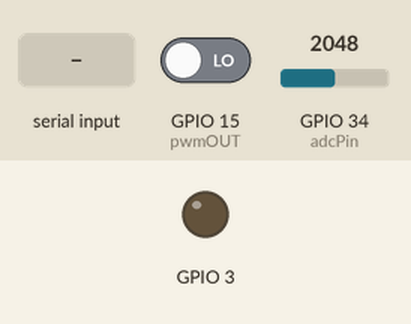
Recording of a program running on a simulated ESP32 board running MicroPython. On the bench: output pins drawn as LEDs (lit = HIGH). The inputs (shaded band) are chosen by the test bench; at power-on: GPIO 15 (pwmOUT) LOW, GPIO 34 (adcPin) = 2048 (analog values on the 0–4095 scale). The clock reads 2024-03-15 10:24:30 at power-on unless the program sets it; files the program writes start out absent; library files of the repository ran but are not shown: ulogging.py; what the program prints to the serial console is not drawn.

Above: at 1.2 s.
1.3 s: "1" typed at the serial console, then Enter
2.8 s: "2" typed at the serial console, then Enter
4.3 s: "3" typed at the serial console, then Enter
At 15.4 s:
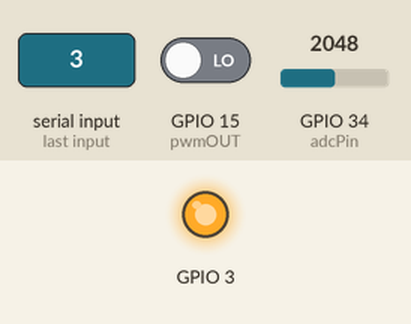
At 26.53 s:
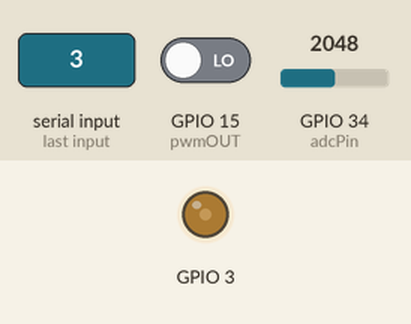
Timing chart, 0 to 27.1 s (numbered marks = the images above; inputs shaded):
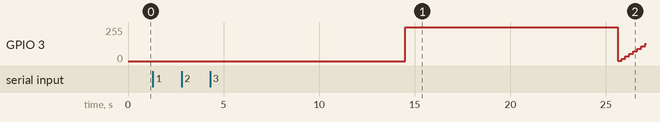

Measured:
- after the input at 1.3 s, every drawn part: stays the same
- after the input at 2.8 s, every drawn part: stays the same
- after the input at 4.3 s, GPIO 3: 0/255 → 255/255 after 10.2 s, → 1/255 11.1 s later, → 18/255 0.21 s later, → 37/255 0.21 s later, … (9 changes in this stretch)

The program:

main.py
```python
from machine import Pin, PWM, ADC
from time import sleep
from mytools import valmap, pcolor
import ulogging, utime, math, esp, gc, micropython, sys
from encoder import Encoder
esp.osdebug(None)
gc.collect()
micropython.alloc_emergency_exception_buf(100)
'''
Pins 32-39 - ADC
Pins 34-39 are input only, and also do not have internal pull-up resistors. But can be used for ADC
 VP(36), VN(39) are input only
Pins 6, 7, 8, 11, 16, and 17 are used for connecting the embedded flash, and are not recommended for other uses
Pins high at boot GPIO 1,3,5,6-11,14,15
Reboot - (EN) is the 3.3V enable pin. Connect to ground to restart
Pin2 is connected to internal led (fails pull_up)

According to o-scope the PWM output was accurate. But reading PWM at 10MHz had large error
'''
def run_GPIO_test(testingpins, resultsfile):
    pinlist = testingpins
    file = resultsfile
    mode = 'a'
    ulogging.basicConfig(level=10) # Change logger global settings
    logger = ulogging.getLogger(__name__)
    logger.info("GPIO Pin test on pins: {0}".format(pinlist))
    logger.info("Results written to file: {0}".format(file))
    logger.info("Pin {0} used for PWM and {1} used for adc so not included in testing".format(encoderPin, adcPin))
    with open(file, mode) as f:
        f.write("\nPin {0} used for PWM and {1} used for adc so not included in testing".format(encoderPin, adcPin))

    adc = ADC(Pin(adcPin))           # Pin 34 is used for ADC and left out of pins tested below
    adc.atten(ADC.ATTN_11DB)
    adc.width(ADC.WIDTH_12BIT)
    # Measure pin out hi/lo and then pin in with internal up/down resistor
    logger.info("I/O HI/LO AND UP/DOWN RESISTOR MEASUREMENT STARTING")
    logger.warning("CONNECT ADC PIN {0} TO {1}".format(adcPin, pinlist[0]))
    sleep(10)
    logger.info("PIN, TEST, IN_PUP/PWM_ERROR%, IN_PUP_V, IN_PDOWN, IN_PDOWN_V, OUT_LO, OUT_HI")
    with open(file, mode) as f:
        f.write("\nPIN, (freq), (duty), TEST, IN_PUP/PWM_ERROR%, IN_PUP_V, IN_PDOWN, IN_PDOWN_V, OUT_LO, OUT_HI")
    for i, testpin in enumerate(pinlist):
        #PIN OUT TESTING (HI/LOW)
        volt_out_lo = "na"
        volt_out_hi = "na"
        if testpin < 34:
            test_out = Pin(testpin, Pin.OUT)
            test_out.value(0)
            sleep(0.2)
            volt_out_lo = valmap(adc.read(), 0, 4095, 0, 3.3)
            if volt_out_lo < 0.1:
                logger.debug("{0}, OUT, 0, {1}".format(testpin, volt_out_lo))
            else:
                logger.error("{0}, OUT, 0, {1}".format(testpin, volt_out_lo))
            test_out.value(1)
            sleep(0.2)
            volt_out_hi = valmap(adc.read(), 0, 4095, 0, 3.3)
            if volt_out_hi > 3.2:
                logger.debug("{0}, OUT, 1, {1}".format(testpin, volt_out_hi))
            else:
                logger.error("{0}, OUT, 1, {1}".format(testpin, volt_out_hi))
            sleep(0.5)

        #PIN IN TESTING WITH BOTH PULLED_UP AND PULLED_DOWN
        test_in = Pin(testpin, Pin.IN, Pin.PULL_UP)
        sleep(0.2)
        test_in_up, volt_in_up = test_in.value(), valmap(adc.read(), 0, 4095, 0, 3.3)
        if volt_in_up > 3.2:
            logger.debug("{0}, IN, PULLED_UP, {1}, {2}".format(testpin, volt_in_up, test_in.value()))
        else:
            logger.error("{0}, IN, PULLED_UP, {1}, {2}".format(testpin, volt_in_up, test_in.value()))
        test_in = Pin(testpin, Pin.IN, Pin.PULL_DOWN)
        sleep(0.2)
        test_in_dwn, volt_in_dwn = test_in.value(), valmap(adc.read(), 0, 4095, 0, 3.3)
        if volt_in_dwn < 0.1:
            logger.debug("{0}, IN, PULLED_DOWN, {1}, {2}".format(testpin, volt_in_dwn, test_in.value()))
        else:
            logger.error("{0}, IN, PULLED_DOWN, {1}, {2}".format(testpin, volt_in_dwn, test_in.value()))
        logger.info("IO({0},input,output), IO, {1}, {2:.2f}, {3}, {4:.2f}, {5}, {6}".format(testpin, test_in_up, volt_in_up, test_in_dwn, volt_in_dwn, volt_out_lo, volt_out_hi))
        with open(file, mode) as f:
            f.write("\nIO({0},input,output), IO, {1}, {2:.2f}, {3}, {4:.2f}, {5}, {6}".format(testpin, test_in_up, volt_in_up, test_in_dwn, volt_in_dwn, volt_out_lo, volt_out_hi))
        if i < (len(pinlist)-1):
            logger.warning("CHANGE TO PIN {0}".format(pinlist[i+1]))
            sleep(5)


    # Create PWM signal. Can measure with o-scope or use encoder library to measure signal below
    logger.info("PWM OUTPUT/INPUT STARTING")
    freqout = 100       # Setup pin for outputing PWM to be read by other pins
    dutyout = 512
    logger.info("PWM USING PIN {0} TO CREATE SIGNAL AT {1}Hz and DC {2}".format(encoderPin, freqout, dutyout))
    logger.warning("CONNECT PWM PIN {0} TO {1}".format(encoderPin, pinlist[0]))
    sleep(10)
    # can set frequency 1-40MHz (higher freq has lower duty resolution)
    # duty cycle from 0 to 1023 (0-100%) duty cycle
    # can use pwm.freq() and pwm.duty() to retrieve current settings.
    frequency = [100, 1000, 10000]
    for i, pin in enumerate(pinlist):
        period = Encoder(encoderPin)  # Setup pin for reading PWM from other pins
        if pin < 34:
            pwmPin = PWM(Pin(pin))
            # one line PWM(Pin(2), freq=500, duty=512)
            for freq in frequency:
                pwmPin.freq(freq)
                for duty_cycle in range(1, 1024, 73):
                    pwmPin.duty(duty_cycle)
                    sleep(0.05)
                    dataArr = []
                    for _ in range(3):
                        data = period.getdata()
                        if data is not None:
                            logger.debug("Pin {0} period:{1:.1f} us".format(pwmPin, data))
                            data = "{:.1f}".format(math.fabs(((freq - (1000000/data))/freq)*100)) # calculate freq error
                            dataArr.append(float(data))
                        sleep(0.05)
                    logger.debug("Pin {0} freq delta:{1} %".format(pwmPin, dataArr))
                    if len(dataArr) > 0:
                        dataAve = sum(dataArr)/len(dataArr)
                        logger.info("{0}, PWM_OUTPUT_ERROR%, {1:.1f}".format(pwmPin, dataAve))
                        with open(file, mode) as f:
                            f.write("\n{0}, PWM_OUTPUT_ERROR%, {1:.1f}".format(pwmPin, dataAve))
                    sleep(0.005)
            pwmPin.deinit()

        pwmOUT = PWM(Pin(encoderPin), freq=freqout, duty=dutyout)
        periodtest = Encoder(pin)
        periodArr = []
        for _ in range(4):
            if periodtest.getdata() is not None:
                data = math.fabs(1000000/periodtest.getdata())
                logger.debug("Pin {0} freq:{1:.1f} Hz".format(pin, data))
                periodArr.append(data)
            sleep(0.05)
        if len(periodArr) > 0:
            logger.info("PWM({0}, freq={1}, duty={2}), PWM_READ_HZ, {3:.1f}".format(pin, freqout, dutyout, ((freq-sum(periodArr)/len(periodArr))/freq*100)))
            with open(file, mode) as f:
                f.write("\nPWM({0}, freq={1}, duty={2}), PWM_READ_HZ, {3:.1f}".format(pin, freqout, dutyout, ((freq-sum(periodArr)/len(periodArr))/freq*100)))
        if i < (len(pinlist)-1):
            logger.warning("CHANGE TO PIN {0}".format(pinlist[i+1]))
            sleep(5)
        pwmOUT.deinit()

encoderPin = 15
adcPin = 34
pinlist = [2, 4, 5, 18, 19, 21, 22, 23, 36, 39, 35, 32, 33, 25, 26, 27, 14, 12, 13] # Pin 34 used for ADC and 15 used for PWM so left out of list
results = str(input("{0}Enter results file name: {1}".format(pcolor.YELLOW, pcolor.ENDC)))
with open(results, 'w') as f:
        f.write("ESP32 GPIO TEST ON {0}".format(rtcdate(rtc.datetime())))
while 1:
    print("{0}1 - Run GPIO test on all pins. New results file will be created{1}".format(pcolor.BLUE, pcolor.ENDC))
    print("{0}2 - Run GPIO test on a single pin. Results file will be appended{1}".format(pcolor.DBLUE, pcolor.ENDC))
    print("{0}3 - EXIT{1}".format(pcolor.RED, pcolor.ENDC))
    val = int(input("Enter choice: "))
    if val == 1:
        run_GPIO_test(pinlist, results)
    elif val == 2:
        pinlist = []
        pinlist.append(int(input("Enter GPIO pin to test: ")))
        run_GPIO_test(pinlist, results)
    elif val == 3:
        sys.exit()
```

mytools.py
```python
class pcolor:
    ''' Add color to print statements '''
    LBLUE = '\33[36m'   # Close to CYAN
    CYAN = '\033[96m'
    BLUE = '\033[94m'
    DBLUE = '\33[34m'
    WOLB = '\33[46m'    # White On LightBlue
    LPURPLE = '\033[95m'
    PURPLE = '\33[35m'
    WOP = '\33[45m'     # White On Purple
    GREEN = '\033[92m'
    DGREEN = '\33[32m'
    WOG = '\33[42m'     # White On Green
    YELLOW = '\033[93m'
    YELLOW2 = '\33[33m'
    RED = '\033[91m'
    DRED = '\33[31m'
    WOR = '\33[41m'     # White On Red
    BOW = '\33[7m'      # Black On White
    BOLD = '\033[1m'
    ENDC = '\033[0m'

def rtcdate(tpl):
    return "{:4}-{}-{} {:2}:{:02d}:{:02d}.{}".format(tpl[0], tpl[1], tpl[2], tpl[4], tpl[5], tpl[6], tpl[7])

def localdate(tpl):
    return "{:4}-{}-{} {:2}:{:02d}:{:02d}".format(tpl[0], tpl[1], tpl[2], tpl[3], tpl[4], tpl[5])

def valmap(value, istart, istop, ostart, ostop):
        return ostart + (ostop - ostart) * ((value - istart) / (istop - istart))
```

encoder.py
```python
from machine import Pin
import utime

class Encoder:
    def __init__(self, dtPin):
        self.dtPin = Pin(dtPin, Pin.IN, Pin.PULL_DOWN)
        self.dtPin.irq(trigger=Pin.IRQ_RISING, handler=self._callback)
        self._t0 = utime.ticks_us()
        self._period = None

    def _callback(self, pin):
        self._period = utime.ticks_diff(utime.ticks_us(), self._t0)
        self._t0 = utime.ticks_us()

    def getdata(self):
        return self._period
```

boot.py
```python
import esp, machine
from mytools import rtcdate
esp.osdebug(None)
#import webrepl
#webrepl.start()

# SET CPU FREQUENCY
CPUFREQ = 240000000  # Can set to 160000000 or 80000000 to save power, but loop time will be much slower
machine.freq(CPUFREQ)

# SET UP REAL TIME CLOCK. EITHER MANUALLY SET DATETIME OR USE LOCAL NETWORK
rtc = machine.RTC()
rtc.datetime((2021, 5, 20, 0, 14, 19, 0, 0))  # If using local network time comment out rtc.datetime(xxx)
#(year, month, day, weekday, hours, minutes, seconds, subseconds)
print('RTC datetime: {0}'.format(rtcdate(rtc.datetime())))
```
